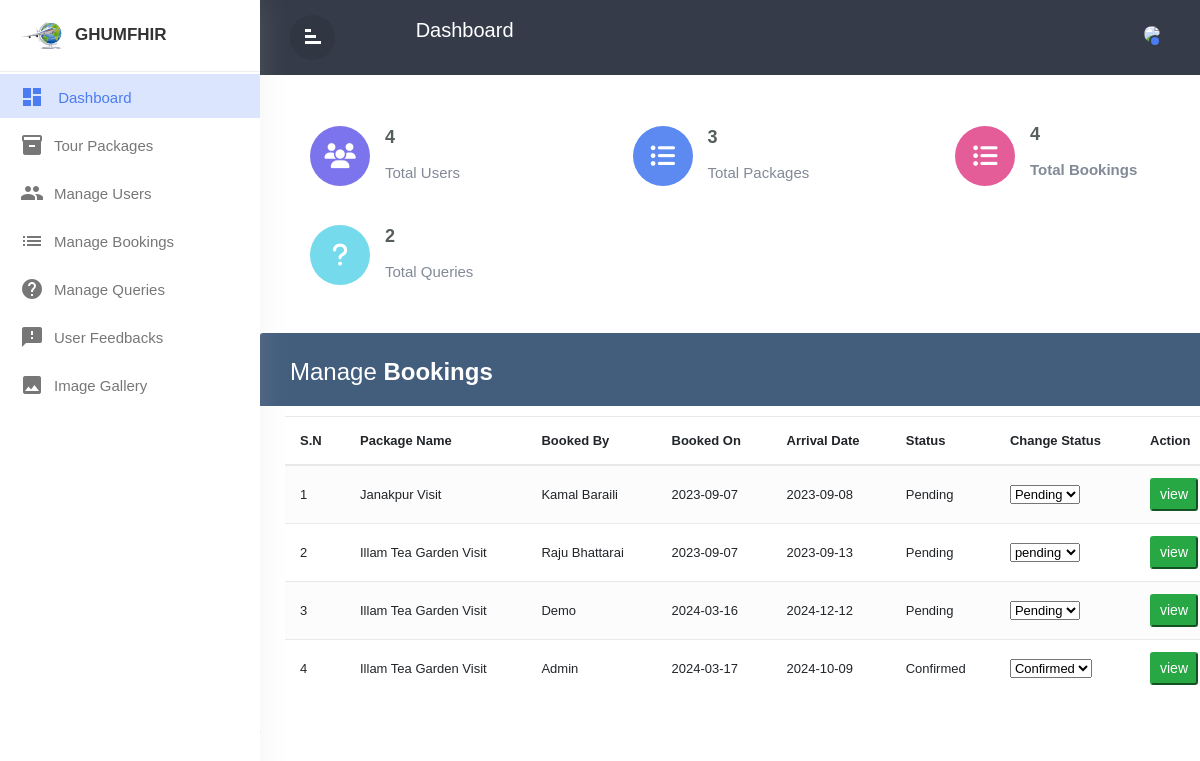
The app's page /Admin/managebookings.php (signed in) with its own data.
### tables this page shows
CREATE TABLE `booking` (
  `id` int(11) NOT NULL,
  `userid` int(11) NOT NULL,
  `packageid` int(11) NOT NULL,
  `arrivaldate` varchar(50) NOT NULL,
  `adults` int(11) NOT NULL,
  `children` int(11) NOT NULL,
  `bookingdate` date NOT NULL,
  `contactmethod` varchar(50) NOT NULL,
  `status` varchar(50) NOT NULL,
  `message` varchar(1000) NOT NULL
);

CREATE TABLE `packages` (
  `id` int(11) NOT NULL,
  `name` varchar(100) NOT NULL,
  `location` varchar(100) NOT NULL,
  `route` varchar(100) NOT NULL,
  `duration` varchar(100) NOT NULL,
  `estimatedcost` int(11) NOT NULL,
  `childaddons` int(11) NOT NULL,
  `overview` text NOT NULL,
  `included` text NOT NULL,
  `notincluded` text NOT NULL,
  `itinerary` text NOT NULL,
  `image` varchar(255) DEFAULT NULL
);

CREATE TABLE `users` (
  `id` int(11) NOT NULL,
  `name` varchar(255) NOT NULL,
  `password` varchar(100) NOT NULL,
  `contact` varchar(50) NOT NULL,
  `address` varchar(255) NOT NULL,
  `email` varchar(100) NOT NULL,
  `image` varchar(255) NOT NULL,
  `created_at` date DEFAULT NULL,
  `updated_at` date DEFAULT NULL
);

### Admin/managebookings.php (called while the page is built, shortened)
<?php
    include './nav.php';
    include './bookings.php';
?>

### Admin/bookings.php (the view, shortened to what this page needs)
<?php
    global $pdo;
    $sql = "SELECT booking.id as id, packages.name as packagename, users.name as username, booking.bookingdate as bookedon , booking.arrivaldate as arrivingdate, booking.status as bookingstatus FROM booking JOIN users ON booking.userid = users.id JOIN packages ON booking.packageid = packages.id";
    $statement = $pdo->query($sql);
    $bookings = $statement->fetchAll(PDO::FETCH_ASSOC);
?>
<div class="main">
    <div class="container-xl">
        <div class="table-responsive">
            <div class="table-wrapper">
                <div class="table-title">
                    <div class="row">
                        <div class="col-sm-6">
                            <h2>Manage <b>Bookings</b></h2>
                        </div>
                    </div>
                </div>
                <table class="table table-striped table-hover">
                    <thead>
                        <tr>
                            <th>
                                S.N
                            </th>
                            <th>Package Name</th>
                            <th>Booked By</th>
                            <th>Booked on</th>
                            <th>Arrival Date</th>
                            <th>Status</th>
                            <th>Change Status</th>
                            <th>Action</th>
                        </tr>
                    </thead>
                    <tbody>
                        <?php
                        $i = 0;
                        foreach($bookings as $booking) {
                            $i = $i+1;
                        ?>
                        <tr>
                            <td>
                                <?= $i;?>
                            </td>
                            <td><?= $booking['packagename'];?></td>
                            <td><?= $booking['username'];?></td>
                            <td><?= $booking['bookedon'];?></td>
                            <td><?= $booking['arrivingdate'];?></td>
                            <td><?= $booking['bookingstatus'];?></td>
                            <td>
                                <select onchange = "status_update(this.options[this.selectedIndex].value, '<?= $booking['id'];?>')">
                                    <option selected><?=$booking['bookingstatus'];?></option>
                                </select>
                            </td>
                            <td>
                                <button type="button" class="viewBookingBtn btn-sm btn-success mr-1" value="<?=$booking['id'];?>" data-toggle="modal">view</button>
                            </td>
                        </tr>
                        <?php } ?>
                    </tbody>
                </table>
            </div>
        </div>
    </div>

### Admin/nav.php (shortened to what this page needs)
<div id="content">
    <div class="top-navbar">
        <div class="xp-topbar">
            <div class="row">
                <div class="col-2 col-md-1 col-lg-1 order-2 order-md-1 align-self-center">
                    <div class="xp-menubar">
                    <span class="material-icons text-white">signal_cellular_alt
                        </span>
                    </div>
                </div>
                <div class="col-md-5 col-lg-3 order-3 order-md-2">
                    <div class="xp-breadcrumbbar text-center">
                        <h4 class="page-title">Dashboard</h4>
                </div>
                </div>
                <div class="col-10 col-md-6 col-lg-8 order-1 order-md-3">
                    <div class="xp-profilebar text-right">
                        <nav class="navbar p-0">
                            <ul class="nav navbar-nav flex-row ml-auto">
                                <li class="nav-item dropdown">
                                    <a class="nav-link" href="#" data-toggle="dropdown">
                                        <img src="../Images/raju.png" style="width:40px; border-radius:90%;" />
                                        <span class="xp-user-live"></span>
                                    </a>
                                </li>
                            </ul>
                        </nav>
                    </div>
                </div>
            </div>
        </div>
    </div>
    <div class="values">
        <?php
        global $pdo;
        $number_of_users = $pdo->query('select count(*) from users')->fetchColumn();
        $total_packages = $pdo->query('select count(*) from packages')->fetchColumn();
        $total_bookings = $pdo->query('select count(*) from booking')->fetchColumn();
        $total_queries = $pdo->query('select count(*) from contact')->fetchColumn();
        ?>
        <div class="val-box">
            <i class="fas fa-users"></i>
            <div>
                <h3><?= $number_of_users; ?></h3>
                <span>Total users</span>
            </div>
        </div>
        <div class="val-box">
            <i class="fa fa-list-ul" aria-hidden="true"></i>
            <div>
                <h3><?= $total_packages; ?></h3>
                <span>Total Packages</span>
            </div>
        </div>
        <div class="val-box">
            <i class="fa fa-list-ul" aria-hidden="true"></i>
            <div>
                <h3><?= $total_bookings; ?><h3>
                        <span>Total Bookings</span>
            </div>
        </div>
        <div class="val-box">
            <i class="fa fa-question" aria-hidden="true"></i>
            <div>
                <h3><?= $total_queries; ?></h3>
                <span>Total Queries</span>
            </div>
        </div>
    </div>

### Admin/style.css (style rules this page uses)
* { margin: 0; padding:0; box-sizing:border-box; font-family:'Poppins' ,sans-serif; }
body,html { line-height:1.8; font-family:'Poppins',sans-serif; color:#555e58; text-transform:capitalize; font-weight:400; margin:0px; padding:0px; }
h1,h2,h3,h4,h5,h6,.h1,.h3,.h4 { font-weight:400; line-height:1.5em; }
a { color:#333; font-weight:400; }
button { cursor:pointer; }
ul,ol { padding:0px; margin:0px; list-style:none; }
a,a:hover,a:focus { color:#333; text-decoration:none; transition:all 0.3s; }
.wrapper { position:relative; width:100%; overflow:auto; }
#sidebar { position:fixed; height:100%!important; top:0; left:0; bottom:0; z-index:11; width:260px; overflow:auto; transition:all 0.3s; background-color:#fff; box-shadow:0 0 30px 0 rgba(200 200 200 / 20%); }
@media only screen and (min-width:992px) { #content { width:calc(100% - 260px); position:relative; float:right; transition:all 0.3s; } }
#sidebar .sidebar-header { padding:20px; background-color:#fff; border-bottom:1px solid #eee; }
.sidebar-header h3 { color:#333; font-size:17px; margin:0px; text-transform:uppercase; transition:all 0.5s ease; font-weight:600; }
.sidebar-header h3 img { width:45px; margin-right:10px; }
#sidebar ul li { padding:2px 0px; }
#sidebar ul li.active> a { color:#4c7cf3; background-color:#DBE5FD; }
#sidebar ul li.active> a i { color:#4c7cf3; }
#sidebar ul li a { padding:5px 10px 5px 20px; line-height:30px; font-size:15px; position:relative; font-weight:400; display:block; color:#777777; text-transform:capitalize; }
#sidebar ul li a i { position:relative; margin-right:10px; top:6px; }
#content { position:relative; transition:all 0.5s; background-attachment:#f9fafc; }
.top-navbar { width:100%; z-index:9; position:relative; padding:15px 30px; background-color:#353b48; }
.xp-breadcrumbbar .page-title { font-size:20px; color:#fff; margin-bottom:0; margin-top:0; }
.navbar { background-color:#353B48; color:#fff; }
.xp-menubar { border-radius:50%; width:45px; height:45px; line-height:45px; text-align:center; margin-right:20px; border:none; color:#fff; cursor:pointer; background-color:rgba(0,0,0,0.09); }
.xp-menubar span { margin:9px; padding:0px; transform:rotate(90deg); }
.navbar-nav > li > a { color:#fff; }
.navbar-nav li a { position:relative; display:block; padding:4px 10px!important; }
.xp-user-live { position:absolute; bottom:5px; right:9px; width:12px; height:12px; border-radius:50%; border:2px solid #353b48; background-color:#4c7cf3; }
.values { padding:30px 30px 0 30px; display: flex; justify-content: space-between; align-items: center; flex-wrap: wrap; }
.values .val-box { background: #fff; width: 235px; padding:16px 20px; border-radius: 5px; display: flex; justify-content: flex-start; align-items: center; }
.values .val-box i { font-size: 25px; width: 60px; height: 60px; line-height: 60px; border-radius: 50%; text-align: center; color:#fff; margin-right: 15px; }
.values .val-box:nth-child(1) i { background: #7b74ec; }
.values .val-box:nth-child(2) i { background: #5C8AF0; }
.values .val-box:nth-child(3) i { background: #E45D99; }
.values .val-box:nth-child(4) i { background: #74daec; }
.values .val-box h3 { font-size: 18px; font-weight: 600; }
.values .val-box span { font-size: 15px; color:#828997; }
.main { color: #566787; background: #f5f5f5; font-family: 'Varela Round', sans-serif; font-size: 13px; }
.table-responsive { margin: 30px 0; }
.table-wrapper { background: #fff; padding: 20px 25px; border-radius: 3px; min-width: 1000px; box-shadow: 0 1px 1px rgba(0,0,0,.05); }
.table-title { padding-bottom: 15px; background: #435d7d; color: #fff; padding: 16px 30px; min-width: 100%; margin: -20px -25px 10px; border-radius: 3px 3px 0 0; }
.table-title h2 { margin: 5px 0 0; font-size: 24px; }
table.table tr th, table.table tr td { border-color: #e9e9e9; padding: 12px 15px; vertical-align: middle; }
table.table tr th:first-child { width: 60px; }
table.table tr th:last-child { width: 100px; }
table.table-striped tbody tr:nth-of-type(odd) { background-color: #fcfcfc; }

### records on screen
booking: packageid.name "Janakpur Visit", userid.name "Kamal Baraili", bookingdate "2023-09-07", arrivaldate "2023-09-08", status "Pending", status+id "Pending"
booking: packageid.name "Illam Tea Garden Visit", userid.name "Raju Bhattarai", bookingdate "2023-09-07", arrivaldate "2023-09-13", status "Pending", status+id "pending"
booking: packageid.name "Illam Tea Garden Visit", userid.name "Demo", bookingdate "2024-03-16", arrivaldate "2024-12-12", status "Pending", status+id "Pending"
booking: packageid.name "Illam Tea Garden Visit", userid.name "Admin", bookingdate "2024-03-17", arrivaldate "2024-10-09", status "Confirmed", status+id "Confirmed"

### other values on screen
$number_of_users "4"
$total_packages "3"
$total_bookings "4"
$total_queries "2"
